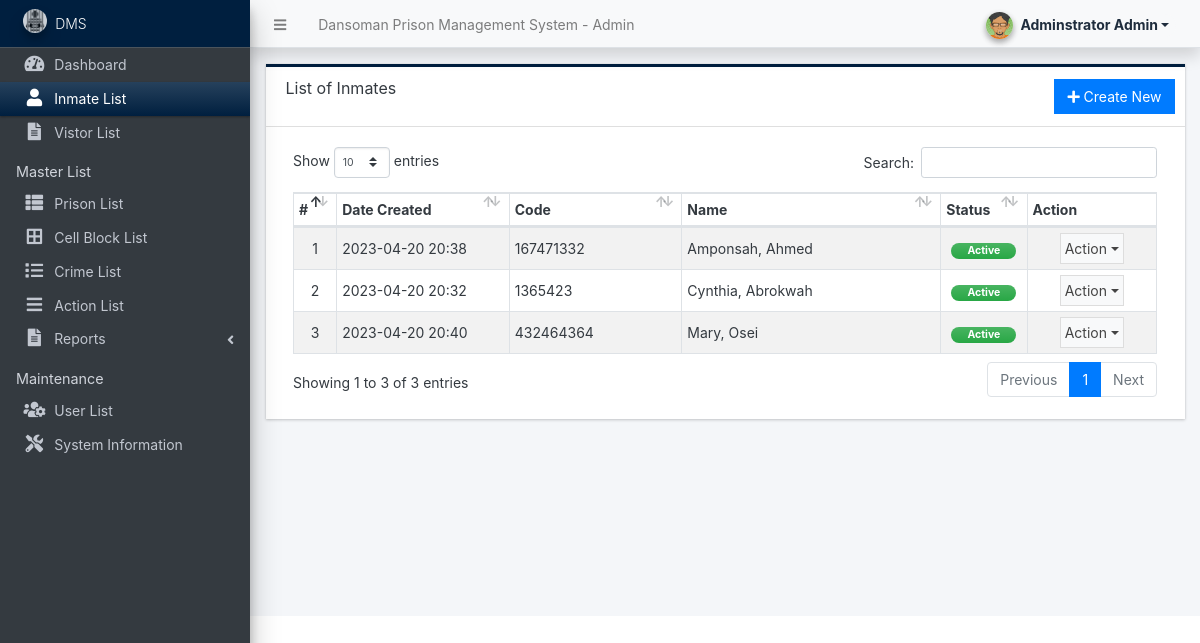
/admin/?page=inmates (signed in), run on the app's committed database.
### tables this page shows
CREATE TABLE `inmate_list` (
  `id` int(30) NOT NULL,
  `code` varchar(100) NOT NULL,
  `firstname` text NOT NULL,
  `middlename` text DEFAULT NULL,
  `lastname` text NOT NULL,
  `sex` varchar(100) NOT NULL,
  `dob` date NOT NULL,
  `address` text NOT NULL,
  `marital_status` varchar(250) NOT NULL,
  `eye_color` text NOT NULL,
  `complexion` text NOT NULL,
  `cell_id` int(11) NOT NULL,
  `sentence` text NOT NULL,
  `date_from` date NOT NULL,
  `date_to` date DEFAULT NULL,
  `emergency_name` text DEFAULT NULL,
  `emergency_contact` text DEFAULT NULL,
  `emergency_relation` text DEFAULT NULL,
  `image_path` text DEFAULT NULL,
  `status` tinyint(1) NOT NULL DEFAULT 1,
  `visiting_privilege` tinyint(1) NOT NULL DEFAULT 1,
  `date_created` datetime NOT NULL DEFAULT current_timestamp(),
  `date_updated` datetime NOT NULL DEFAULT current_timestamp() ON UPDATE current_timestamp()
);

### config.php (called while the page is built, shortened)
<?php
require_once('classes/DBConnection.php');
require_once('classes/SystemSettings.php');
function validate_image($file){
    global $_settings;
	if(!empty($file)){
        $ex = explode("?",$file);
        $file = $ex[0];
        $ts = isset($ex[1]) ? "?".$ex[1] : '';
		if(is_file(base_app.$file)){
			return base_url.$file.$ts;
		}else{
			return base_url.($_settings->info('logo'));
		}
	}else{
		return base_url.($_settings->info('logo'));
	}
}
function isMobileDevice(){
    $aMobileUA = array(
        '/iphone/i' => 'iPhone',
        '/ipod/i' => 'iPod',
        '/ipad/i' => 'iPad',
        '/android/i' => 'Android',
        '/blackberry/i' => 'BlackBerry',
        '/webos/i' => 'Mobile'
    );
    return false;
}
?>

### classes/DBConnection.php (called while the page is built, shortened)
<?php
class DBConnection{
    private $host = DB_SERVER;
    private $username = DB_USERNAME;
    private $password = DB_PASSWORD;
    private $database = DB_NAME;
    public $conn;
    public function __construct(){
        if (!isset($this->conn)) {
            $this->conn = new mysqli($this->host, $this->username, $this->password, $this->database);
        }
    }
}
?>

### classes/SystemSettings.php (called while the page is built, shortened)
<?php
class SystemSettings extends DBConnection{
	function userdata($field = ''){
		if(!empty($field)){
			if(isset($_SESSION['userdata'][$field]))
				return $_SESSION['userdata'][$field];
			else
				return null;
		}else{
			return false;
		}
	}
	function info($field=''){
		if(!empty($field)){
			if(isset($_SESSION['system_info'][$field]))
				return $_SESSION['system_info'][$field];
			else
				return false;
		}else{
			return false;
		}
	}
}
$_settings = new SystemSettings();
?>

### admin/inmates/index.php (the view, shortened to what this page needs)
<div class="card card-outline rounded-0 card-navy">
	<div class="card-header">
		<h3 class="card-title">List of Inmates</h3>
		<div class="card-tools">
			<a href="./?page=inmates/manage_inmate" id="create_new" class="btn btn-flat btn-primary"><span class="fas fa-plus"></span>  Create New</a>
		</div>
	</div>
	<div class="card-body">
        <div class="container-fluid">
			<table class="table table-hover table-striped table-bordered" id="list">
				<colgroup>
					<col width="5%">
					<col width="20%">
					<col width="20%">
					<col width="30%">
					<col width="10%">
					<col width="15%">
				</colgroup>
				<thead>
					<tr>
						<th>#</th>
						<th>Date Created</th>
						<th>Code</th>
						<th>Name</th>
						<th>Status</th>
						<th>Action</th>
					</tr>
				</thead>
				<tbody>
					<?php
					$i = 1;
						$qry = $conn->query("SELECT *,concat(lastname,', ', firstname, coalesce(concat(' ', middlename), '')) as `name` from `inmate_list` order by `name` asc ");
						while($row = $qry->fetch_assoc()):
					?>
						<tr>
							<td class="text-center"><?php echo $i++; ?></td>
							<td><?php echo date("Y-m-d H:i",strtotime($row['date_created'])) ?></td>
							<td class=""><?= $row['code'] ?></td>
							<td class=""><?= $row['name'] ?></td>
							<td class="text-center">
                            <?php if(isset($row['date_to']) && !empty($row['date_to']) && strtotime($row['date_to']) <= strtotime(date('Y-m-d'))): ?>
                                    <span class="badge badge-primary bg-gradient-primary px-3 rounded-pill">Released</span>
                            <?php else: ?>
                                <?php if($row['status'] == 1): ?>
                                    <span class="badge badge-success bg-gradient-success px-3 rounded-pill">Active</span>
                                <?php else: ?>
                                    <span class="badge badge-danger bg-gradient-danger px-3 rounded-pill">Inactive</span>
                                <?php endif; ?>
                             <?php endif; ?>
                            </td>
							<td align="center">
								 <button type="button" class="btn btn-flat p-1 btn-default btn-sm dropdown-toggle dropdown-icon" data-toggle="dropdown">
				                  		Action
				                  </button>
							</td>
						</tr>
					<?php endwhile; ?>
				</tbody>
			</table>
		</div>
	</div>
</div>

### admin/index.php (shortened to what this page needs)
<?php require_once('../config.php'); ?>
 <!DOCTYPE html>
<html lang="en" class="" style="height: auto;">
<?php require_once('inc/header.php') ?>
  <body class="sidebar-mini layout-fixed control-sidebar-slide-open layout-navbar-fixed sidebar-mini-md sidebar-mini-xs text-sm" data-new-gr-c-s-check-loaded="14.991.0" data-gr-ext-installed="" style="height: auto;">
    <div class="wrapper">
     <?php require_once('inc/topBarNav.php') ?>
     <?php require_once('inc/navigation.php') ?>
     <?php $page = isset($_GET['page']) ? $_GET['page'] : 'home';  ?>
      <div class="content-wrapper  pt-3" style="min-height: 567.854px;">
        <section class="content  text-dark">
          <div class="container-fluid">
            <?php
              if(!file_exists($page.".php") && !is_dir($page)){
                  include '404.html';
              }else{
                if(is_dir($page))
                  include $page.'/index.php';
                else
                  include $page.'.php';
              }
            ?>
          </div>
        </section>
      </div>
      <?php require_once('inc/footer.php') ?>
  </body>
</html>

### admin/inc/header.php (shortened to what this page needs)
<head>
    <link rel="stylesheet" href="<?php echo base_url ?>plugins/fontawesome-free/css/all.min.css">
    <link rel="stylesheet" href="<?php echo base_url ?>plugins/tempusdominus-bootstrap-4/css/tempusdominus-bootstrap-4.min.css">
  <link rel="stylesheet" href="<?php echo base_url ?>plugins/datatables-bs4/css/dataTables.bootstrap4.min.css">
  <link rel="stylesheet" href="<?php echo base_url ?>plugins/datatables-responsive/css/responsive.bootstrap4.min.css">
  <link rel="stylesheet" href="<?php echo base_url ?>plugins/datatables-buttons/css/buttons.bootstrap4.min.css">
  <link rel="stylesheet" href="<?php echo base_url ?>plugins/select2/css/select2.min.css">
  <link rel="stylesheet" href="<?php echo base_url ?>plugins/select2-bootstrap4-theme/select2-bootstrap4.min.css">
    <link rel="stylesheet" href="<?php echo base_url ?>plugins/icheck-bootstrap/icheck-bootstrap.min.css">
    <link rel="stylesheet" href="<?php echo base_url ?>plugins/jqvmap/jqvmap.min.css">
    <link rel="stylesheet" href="<?php echo base_url ?>dist/css/adminlte.css">
    <link rel="stylesheet" href="<?php echo base_url ?>dist/css/custom.css">
    <link rel="stylesheet" href="<?php echo base_url ?>plugins/overlayScrollbars/css/OverlayScrollbars.min.css">
    <link rel="stylesheet" href="<?php echo base_url ?>plugins/daterangepicker/daterangepicker.css">
    <link rel="stylesheet" href="<?php echo base_url ?>plugins/summernote/summernote-bs4.min.css">
  <link rel="stylesheet" href="<?php echo base_url ?>plugins/sweetalert2-theme-bootstrap-4/bootstrap-4.min.css">
  </head>

### admin/inc/topBarNav.php (shortened to what this page needs)
<nav class="main-header navbar navbar-expand navbar-light shadow text-sm">
  <ul class="navbar-nav">
    <li class="nav-item">
    <a class="nav-link" data-widget="pushmenu" href="#" role="button"><i class="fas fa-bars"></i></a>
    </li>
    <li class="nav-item d-none d-sm-inline-block">
      <a href="<?php echo base_url ?>" class="nav-link"><?php echo (!isMobileDevice()) ? $_settings->info('name'):$_settings->info('short_name'); ?> - Admin</a>
    </li>
  </ul>
  <ul class="navbar-nav ml-auto">
    <li class="nav-item">
      <div class="btn-group nav-link">
            <button type="button" class="btn btn-rounded badge badge-light dropdown-toggle dropdown-icon" data-toggle="dropdown">
              <span><img src="<?php echo validate_image($_settings->userdata('avatar')) ?>" class="img-circle elevation-2 user-img" alt="User Image"></span>
              <span class="ml-3"><?php echo ucwords($_settings->userdata('firstname').' '.$_settings->userdata('lastname')) ?></span>
            </button>
        </div>
    </li>
  </ul>
</nav>

### admin/inc/navigation.php (shortened to what this page needs)
<aside class="main-sidebar sidebar-dark-navy navbar-dark elevation-4 sidebar-no-expand">
  <a href="<?php echo base_url ?>admin" class="brand-link bg-navy text-sm">
  <img src="<?php echo validate_image($_settings->info('logo'))?>" alt="Store Logo" class="brand-image img-circle elevation-3" style="opacity: .8;width: 1.5rem;height: 1.5rem;max-height: unset">
  <span class="brand-text font-weight-light text-light"><?php echo $_settings->info('short_name') ?></span>
  </a>
  <div class="sidebar os-host os-theme-light os-host-overflow os-host-overflow-y os-host-resize-disabled os-host-transition os-host-scrollbar-horizontal-hidden">
    <div class="os-content-glue" style="margin: 0px -8px; width: 249px; height: 646px;"></div>
    <div class="os-padding">
      <div class="os-viewport os-viewport-native-scrollbars-invisible" style="overflow-y: scroll;">
        <div class="os-content" style="padding: 0px 8px; height: 100%; width: 100%;">
          <nav class="mt-1">
             <ul class="nav nav-pills nav-sidebar flex-column text-sm nav-compact nav-flat nav-child-indent nav-collapse-hide-child" data-widget="treeview" role="menu" data-accordion="false">
              <li class="nav-item dropdown">
                <a href="./" class="nav-link nav-home">
                  <i class="nav-icon fas fa-tachometer-alt"></i>
                  <p>
                    Dashboard
                  </p>
                </a>
              </li>
              <li class="nav-item dropdown">
                <a href="./?page=inmates" class="nav-link nav-inmates">
                  <i class="nav-icon fas fa-user"></i>
                  <p>
                    Inmate List
                  </p>
                </a>
              </li>
              <li class="nav-item dropdown">
                <a href="./?page=visits" class="nav-link nav-visits">
                  <i class="nav-icon fas fa-file-alt"></i>
                  <p>
                    Vistor List
                  </p>
                </a>
              </li>
              <?php if($_settings->userdata('type') == 1): ?>
              <li class="nav-header">Master List</li>
              <li class="nav-item dropdown">
                <a href="./?page=prisons" class="nav-link nav-prisons">
                  <i class="nav-icon fas fa-th-list"></i>
                  <p>
                    Prison List
                  </p>
                </a>
              </li>
              <li class="nav-item dropdown">
                <a href="./?page=cells" class="nav-link nav-cells">
                  <i class="nav-icon fas fa-border-all"></i>
                  <p>
                    Cell Block List
                  </p>
                </a>
              </li>
              <li class="nav-item dropdown">
                <a href="./?page=crimes" class="nav-link nav-crimes">
                  <i class="nav-icon fas fa-list"></i>
                  <p>
                    Crime List
                  </p>
                </a>
              </li>
              <li class="nav-item dropdown">
                <a href="./?page=actions" class="nav-link nav-actions">
                  <i class="nav-icon fas fa-bars"></i>
                  <p>
                    Action List
                  </p>
                </a>
              </li>
              <li class="nav-item">
                <a href="#" class="nav-link">
                  <i class="nav-icon fas fa-file-alt"></i>
                  <p>
                    Reports
                    <i class="right fas fa-angle-left"></i>
                  </p>
                </a>
              </li>
              <li class="nav-header">Maintenance</li>
              <li class="nav-item dropdown">
                <a href="<?php echo base_url ?>admin/?page=user/list" class="nav-link nav-user_list">
                  <i class="nav-icon fas fa-users-cog"></i>
                  <p>
                    User List
                  </p>
                </a>
              </li>
              <li class="nav-item dropdown">
                <a href="<?php echo base_url ?>admin/?page=system_info" class="nav-link nav-system_info">
                  <i class="nav-icon fas fa-tools"></i>
                  <p>
                    System Information
                  </p>
                </a>
              </li>
              <?php endif; ?>
            </ul>
          </nav>
        </div>
      </div>
    </div>
  </div>
</aside>

### admin/inc/footer.php (shortened to what this page needs)
</div>

### admin/inc/topBarNav.php (style rules this page uses)
.user-img { position: absolute; height: 27px; width: 27px; object-fit: cover; left: -7%; top: -12%; }
.btn-rounded { border-radius: 50px; }

### admin/inc/navigation.php (style rules this page uses)
.sidebar a.nav-link.active { color:#fff !important }

### data on the page
inmate_list: date_created "2023-04-20 20:38", code "167471332", name "Amponsah, Ahmed", date_to "Active"
inmate_list: date_created "2023-04-20 20:32", code "1365423", name "Cynthia, Abrokwah", date_to "Active"
inmate_list: date_created "2023-04-20 20:40", code "432464364", name "Mary, Osei", date_to "Active"

### other printed values
$_settings->info('name') "Dansoman Prison Management System"
$_settings->userdata('firstname').' '.$_settings->userdata('lastname') "Adminstrator Admin"
$_settings->info('short_name') "DMS"
